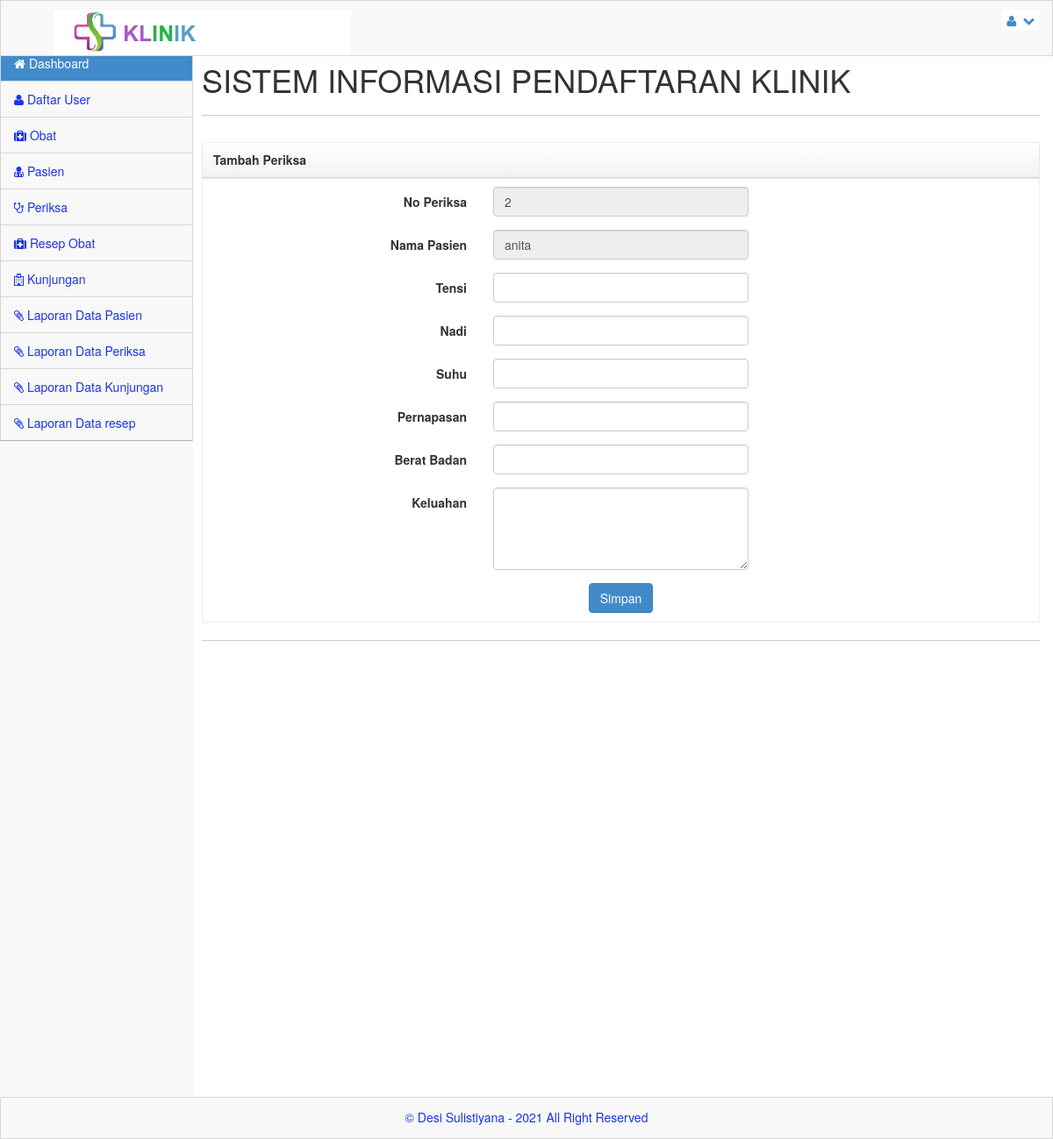
Before: /admin/index.php?menu=periksa_edit&aksi=edit&nmr=2 (signed in) with the older database file.
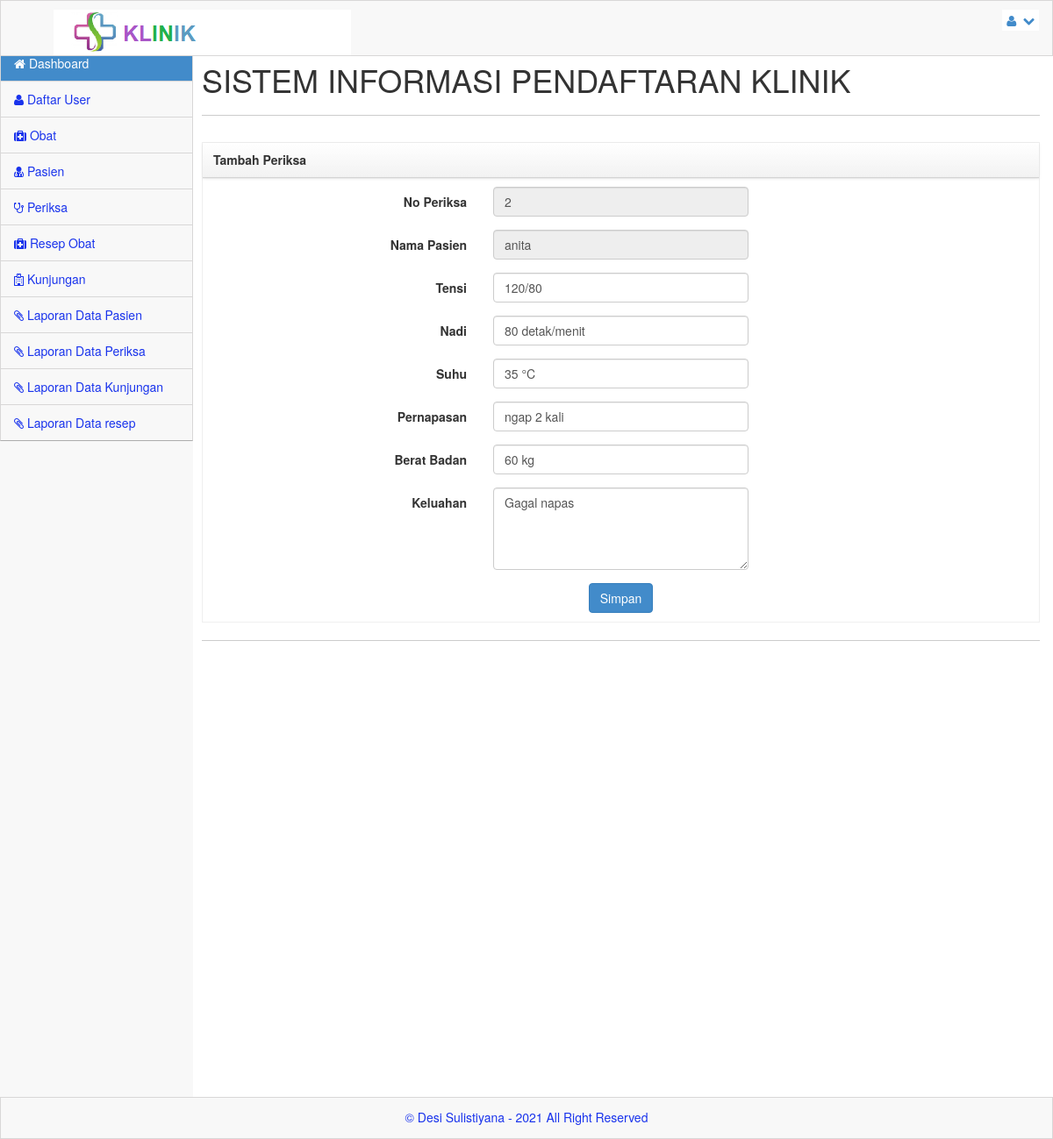
After: the same page with the newer database file.
### tables this page shows
CREATE TABLE `periksa` (
  `id_periksa` int(10) NOT NULL,
  `no_kunjungan` int(10) NOT NULL,
  `tensi` varchar(20) DEFAULT NULL,
  `nadi` varchar(20) DEFAULT NULL,
  `suhu` varchar(20) DEFAULT NULL,
  `napas` varchar(20) DEFAULT NULL,
  `bb` varchar(20) DEFAULT NULL,
  `keluhan` text DEFAULT NULL,
  `kd_diagnosa` varchar(20) DEFAULT NULL,
  `kd_tindakan` varchar(10) DEFAULT NULL,
  `created_at` timestamp NULL DEFAULT current_timestamp(),
  `update_at` timestamp NULL DEFAULT current_timestamp(),
  `daleted_at` timestamp NULL DEFAULT NULL
);

### admin/periksa_edit.php (the view, shortened to what this page needs)
<?php
if($_GET["aksi"] && $_GET["nmr"]){
$edit = mysqli_query($server,"SELECT * from periksa WHERE id_periksa='".$_GET["nmr"]."'");
$editDb = mysqli_fetch_assoc($edit);
?>
<div class="box">
	<header>
		<h5>Tambah Periksa</h5>
	</header>
		<div class="body">
			<form action="" method="post" class="form-horizontal">
			<div class="form-group">
							<label class="control-label col-lg-4">No Periksa</label>
							<div class="col-lg-4">
								<input type="var" name="id_periksa" class="form-control" value="<?php echo($editDb['id_periksa'])?>" disabled />
							</div>
							</div>
						<div class="form-group">
							<label class="control-label col-lg-4">Nama Pasien</label>
							<?php
								$pas = "SELECT * FROM kunjungan LEFT JOIN pasien ON pasien.no_rm=kunjungan.no_rm WHERE no_kunjungan = '".$editDb["no_kunjungan"]."'";
								$pasDb = mysqli_query($server,$pas) or die("Query Error get pasien".mysqli_error());
								$pasR = mysqli_fetch_assoc($pasDb);
							?>
							<div class="col-lg-4">
							<input type="text" required class="form-control" name="nm_pasien" value="<?php echo($pasR['nm_pasien'])?>" disabled/>
							</div>
						</div>
						<div class="form-group">
							<label class="control-label col-lg-4">Tensi</label>
							<div class="col-lg-4">
								<input type="text" required class="form-control" name="tensi" value="<?php echo($editDb['tensi'])?>"/>
							</div>
						</div>
						<div class="form-group">
							<label class="control-label col-lg-4">Nadi</label>
							<div class="col-lg-4">
								<input type="text" required class="form-control" name="nadi" value="<?php echo($editDb['nadi'])?>"/>
							</div>
						</div>
						<div class="form-group">
							<label class="control-label col-lg-4">Suhu</label>
							<div class="col-lg-4">
								<input type="text" required class="form-control" name="suhu" value="<?php echo($editDb['suhu'])?>"/>
							</div>
						</div>
						<div class="form-group">
							<label class="control-label col-lg-4">Pernapasan</label>
							<div class="col-lg-4">
								<input type="text" required class="form-control" name="napas" value="<?php echo($editDb['napas'])?>"/>
							</div>
						</div>
						<div class="form-group">
							<label class="control-label col-lg-4">Berat Badan</label>
							<div class="col-lg-4">
								<input type="text" required class="form-control" name="bb" value="<?php echo($editDb['bb'])?>"/>
							</div>
						</div>
						<div class="form-group">
							<label class="control-label col-lg-4">Keluahan</label>
							<div class="col-lg-4">
								<textarea id="keluhan"  class="form-control" name="keluhan" rows="4" cols="50"><?php echo($editDb['keluhan'])?></textarea>
							</div>
						</div>
						<div class="form-actions no-margin-bottom" style="text-align:center;">
							<input type="submit" name="dkt" value="Simpan" class="btn btn-primary" />
						</div>
			</form>
		</div>
</div>
<?php } ?>

Changed rows visible on the page:
changed periksa id 2: tensi (not shown) → "120/80"; nadi (not shown) → "80 detak/menit"; suhu (not shown) → "35 °C"; napas (not shown) → "ngap 2 kali"; bb (not shown) → "60 kg"; keluhan (not shown) → "Gagal napas"
